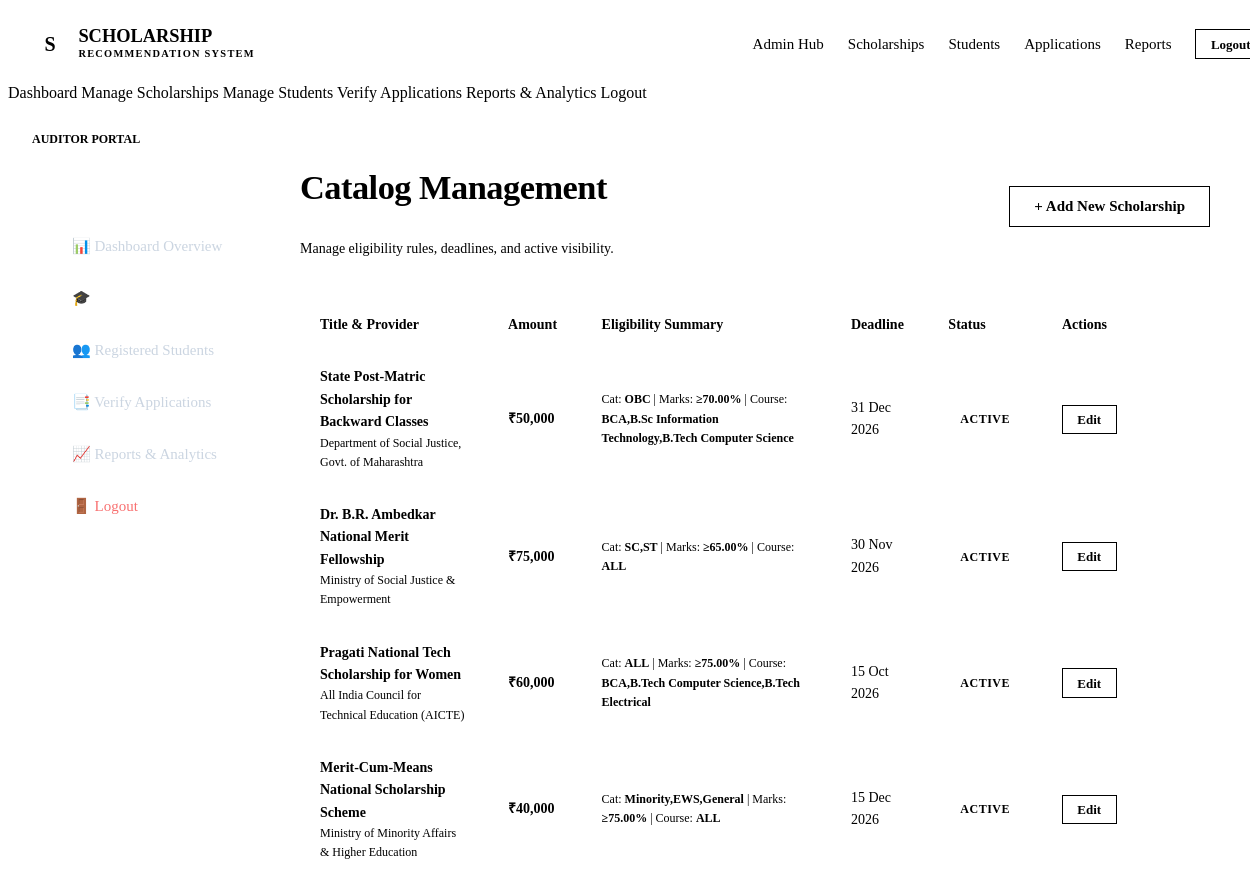
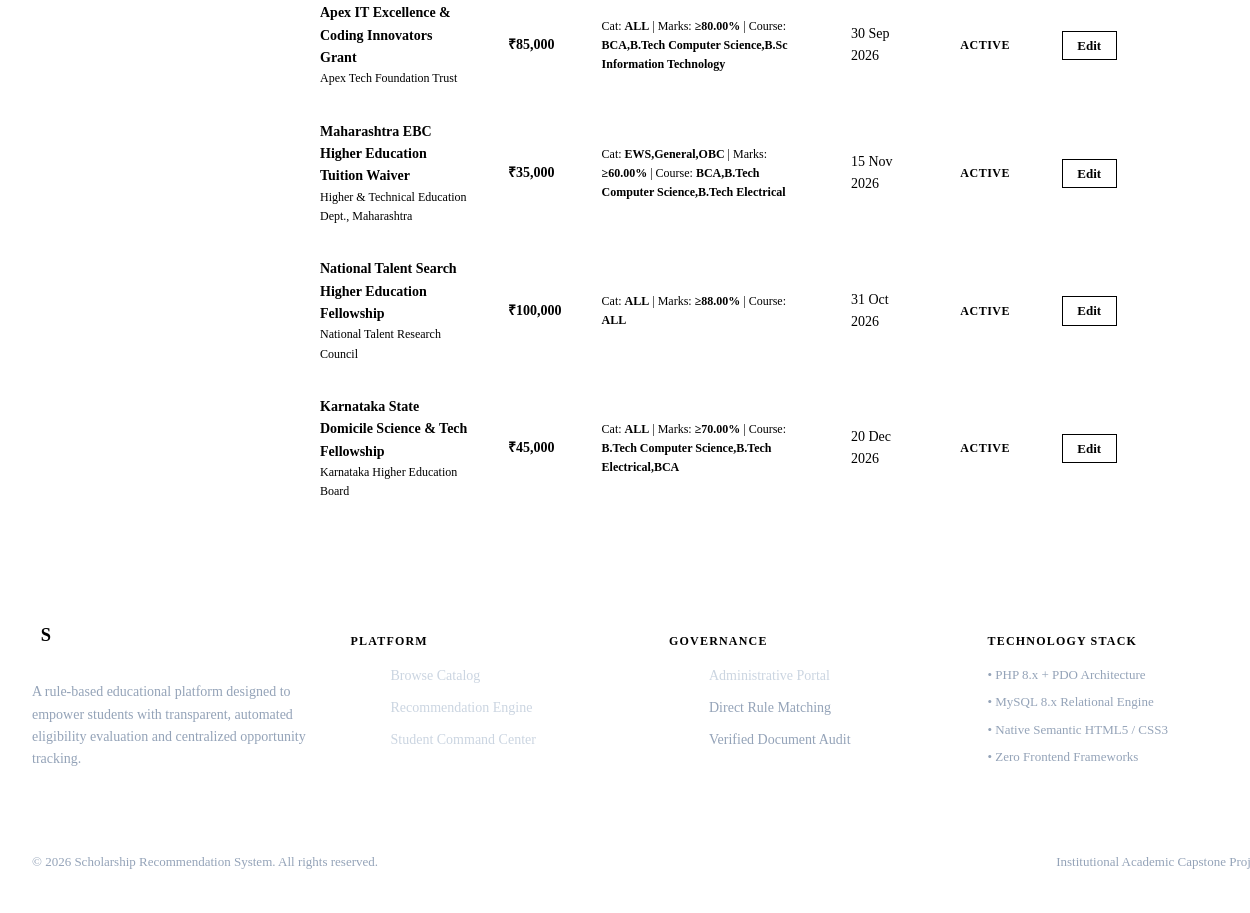
/admin/manage_scholarships.php (signed in), run on the app's committed database (2 pictures, top to bottom).
### tables this page shows
CREATE TABLE `tbl_scholarship` (
    `scholarship_id` INT AUTO_INCREMENT PRIMARY KEY,
    `title` VARCHAR(200) NOT NULL,
    `description` TEXT NOT NULL,
    `provider` VARCHAR(150) NOT NULL,
    `amount` DECIMAL(10, 2) NOT NULL,
    `category_required` VARCHAR(100) DEFAULT 'ALL',
    `max_income` DECIMAL(12, 2) NOT NULL DEFAULT 0.00,
    `min_marks` DECIMAL(5, 2) NOT NULL DEFAULT 0.00,
    `eligible_course` VARCHAR(150) DEFAULT 'ALL',
    `state_applicable` VARCHAR(100) DEFAULT 'ALL',
    `gender_applicable` ENUM('ALL', 'Male', 'Female', 'Other') DEFAULT 'ALL',
    `last_date` DATE NOT NULL,
    `status` ENUM('Active', 'Inactive', 'Archived') DEFAULT 'Active',
    `created_at` TIMESTAMP DEFAULT CURRENT_TIMESTAMP,
    `updated_at` TIMESTAMP DEFAULT CURRENT_TIMESTAMP ON UPDATE CURRENT_TIMESTAMP,
    INDEX `idx_scholarship_status` (`status`),
    INDEX `idx_scholarship_deadline` (`last_date`)
);

### includes/functions.php (called while the page is built, shortened)
<?php
function sanitize(?string $data): string {
    return htmlspecialchars(trim((string)$data), ENT_QUOTES, 'UTF-8');
}
function formatCurrency(float|int|string $amount): string {
    return '₹' . number_format((float)$amount, 0, '.', ',');
}
function formatDate(?string $dateStr, string $format = 'd M Y'): string {
    return date($format, strtotime($dateStr));
}
?>

### admin/manage_scholarships.php (the view, shortened to what this page needs)
<?php
require_once __DIR__ . '/../includes/functions.php';
$db = getDB();
$admin = getLoggedInAdmin($db);
$action = $_GET['action'] ?? 'list';
$editId = (int)($_GET['id'] ?? 0);
$editItem = null;
$stmtAll = $db->query("SELECT * FROM tbl_scholarship ORDER BY created_at DESC");
$scholarships = $stmtAll->fetchAll();
$csrf = generateCSRFToken();
include __DIR__ . '/../includes/header.php';
?>
<div class="admin-layout">
    <aside class="admin-sidebar">
        <div style="padding: 0 1.5rem 1.5rem; border-bottom: 1px solid rgba(255,255,255,0.08);">
            <div style="font-size: 0.75rem; color: var(--accent); font-weight: 700; text-transform: uppercase;">Auditor Portal</div>
            <div style="font-family: var(--font-heading); font-size: 1.25rem; font-weight: 700; color: #FFFFFF;"><?= sanitize($admin['full_name']) ?></div>
        </div>
        <ul class="admin-nav mt-2">
            <li class="admin-nav-item"><a href="dashboard.php" class="admin-nav-link">📊 Dashboard Overview</a></li>
            <li class="admin-nav-item"><a href="manage_scholarships.php" class="admin-nav-link active">🎓 Manage Scholarships</a></li>
            <li class="admin-nav-item"><a href="manage_students.php" class="admin-nav-link">👥 Registered Students</a></li>
            <li class="admin-nav-item"><a href="verify_applications.php" class="admin-nav-link">📑 Verify Applications</a></li>
            <li class="admin-nav-item"><a href="reports.php" class="admin-nav-link">📈 Reports & Analytics</a></li>
            <li class="admin-nav-item"><a href="../logout.php" class="admin-nav-link" style="color: #F87171;">🚪 Logout</a></li>
        </ul>
    </aside>
    <main class="admin-content">
        <div class="container" style="max-width: 100%; padding: 0;">
            <?php if ($action === 'create' || $action === 'edit'): ?>
                <div class="card" style="padding: 2.25rem;">
                    <div style="display: flex; justify-content: space-between; align-items: center; margin-bottom: 1.5rem; border-bottom: 1px solid var(--border-light); padding-bottom: 1rem;">
                        <h3><?= $action === 'edit' ? 'Edit Scholarship Criteria' : 'Define New Scholarship' ?></h3>
                        <a href="manage_scholarships.php" class="btn btn-secondary btn-sm">Cancel</a>
                    </div>
                    <form action="manage_scholarships.php?action=<?= $action ?>&id=<?= $editId ?>" method="POST">
                        <input type="hidden" name="csrf_token" value="<?= $csrf ?>">
                        <div class="grid grid-2">
                            <div class="form-group">
                                <label class="form-label">Scholarship Title <span class="required">*</span></label>
                                <input type="text" name="title" class="form-control" value="<?= sanitize($editItem['title'] ?? '') ?>" required>
                            </div>
                            <div class="form-group">
                                <label class="form-label">Provider Organization <span class="required">*</span></label>
                                <input type="text" name="provider" class="form-control" value="<?= sanitize($editItem['provider'] ?? '') ?>" required>
                            </div>
                        </div>
                        <div class="form-group">
                            <label class="form-label">Description & Scope <span class="required">*</span></label>
                            <textarea name="description" class="form-control form-textarea" required><?= sanitize($editItem['description'] ?? '') ?></textarea>
                        </div>
                        <div class="grid grid-3">
                            <div class="form-group">
                                <label class="form-label">Grant Amount (₹) <span class="required">*</span></label>
                                <input type="number" name="amount" class="form-control" value="<?= $editItem['amount'] ?? 50000 ?>" required>
                            </div>
                            <div class="form-group">
                                <label class="form-label">Application Deadline <span class="required">*</span></label>
                                <input type="date" name="last_date" class="form-control" value="<?= $editItem['last_date'] ?? '' ?>" required>
                            </div>
                            <div class="form-group">
                                <label class="form-label">Status</label>
                                <select name="status" class="form-select">
                                    <option value="Active" <?= ($editItem['status'] ?? '') === 'Active' ? 'selected' : '' ?>>Active</option>
                                    <option value="Inactive" <?= ($editItem['status'] ?? '') === 'Inactive' ? 'selected' : '' ?>>Inactive</option>
                                </select>
                            </div>
                        </div>
                        <h4 style="margin: 1.5rem 0 1rem; color: var(--secondary); border-top: 1px solid var(--border-light); padding-top: 1rem;">
                            Rule-Based Eligibility Parameters
                        </h4>
                        <div class="grid grid-3">
                            <div class="form-group">
                                <label class="form-label">Category Requirement</label>
                                <input type="text" name="category_required" class="form-control" value="<?= sanitize($editItem['category_required'] ?? 'ALL') ?>" placeholder="ALL or OBC,SC,ST">
                                <div class="input-help">Use 'ALL' or comma-separated categories</div>
                            </div>
                            <div class="form-group">
                                <label class="form-label">Max Family Income (₹)</label>
                                <input type="number" name="max_income" class="form-control" value="<?= $editItem['max_income'] ?? 0 ?>" placeholder="0 for no restriction">
                            </div>
                            <div class="form-group">
                                <label class="form-label">Min Marks Cutoff (%)</label>
                                <input type="number" name="min_marks" class="form-control" value="<?= $editItem['min_marks'] ?? 0 ?>" step="0.1">
                            </div>
                        </div>
                        <div class="grid grid-3">
                            <div class="form-group">
                                <label class="form-label">Eligible Courses</label>
                                <input type="text" name="eligible_course" class="form-control" value="<?= sanitize($editItem['eligible_course'] ?? 'ALL') ?>" placeholder="ALL or BCA,B.Tech Computer Science">
                            </div>
                            <div class="form-group">
                                <label class="form-label">Applicable State</label>
                                <input type="text" name="state_applicable" class="form-control" value="<?= sanitize($editItem['state_applicable'] ?? 'ALL') ?>" placeholder="ALL or Maharashtra">
                            </div>
                            <div class="form-group">
                                <label class="form-label">Gender Restriction</label>
                                <select name="gender_applicable" class="form-select">
                                    <option value="ALL" <?= ($editItem['gender_applicable'] ?? '') === 'ALL' ? 'selected' : '' ?>>All Genders</option>
                                    <option value="Female" <?= ($editItem['gender_applicable'] ?? '') === 'Female' ? 'selected' : '' ?>>Female Only</option>
                                    <option value="Male" <?= ($editItem['gender_applicable'] ?? '') === 'Male' ? 'selected' : '' ?>>Male Only</option>
                                </select>
                            </div>
                        </div>
                        <div class="mt-4">
                            <button type="submit" class="btn btn-primary btn-lg">Save Scholarship Criteria</button>
                        </div>
                    </form>
                </div>
            <?php else: ?>
                <div style="display: flex; justify-content: space-between; align-items: center; margin-bottom: 1.5rem;">
                    <div>
                        <h2>Catalog Management</h2>
                        <p class="text-sm">Manage eligibility rules, deadlines, and active visibility.</p>
                    </div>
                    <a href="manage_scholarships.php?action=create" class="btn btn-primary">+ Add New Scholarship</a>
                </div>
                <div class="card" style="padding: 0;">
                    <div class="table-responsive" style="border: none;">
                        <table class="table admin-data-table">
                            <thead>
                                <tr>
                                    <th>Title & Provider</th>
                                    <th>Amount</th>
                                    <th>Eligibility Summary</th>
                                    <th>Deadline</th>
                                    <th>Status</th>
                                    <th>Actions</th>
                                </tr>
                            </thead>
                            <tbody>
                                <?php foreach ($scholarships as $s): ?>
                                    <tr>
                                        <td>
                                            <strong><?= sanitize($s['title']) ?></strong>
                                            <div class="text-xs text-muted"><?= sanitize($s['provider']) ?></div>
                                        </td>
                                        <td><strong><?= formatCurrency($s['amount']) ?></strong></td>
                                        <td class="text-xs">
                                            Cat: <strong><?= sanitize($s['category_required']) ?></strong> |
                                            Marks: <strong>≥<?= $s['min_marks'] ?>%</strong> |
                                            Course: <strong><?= sanitize($s['eligible_course']) ?></strong>
                                        </td>
                                        <td><?= formatDate($s['last_date']) ?></td>
                                        <td>
                                            <span class="badge <?= $s['status'] === 'Active' ? 'badge-success' : 'badge-neutral' ?>">
                                                <?= $s['status'] ?>
                                            </span>
                                        </td>
                                        <td>
                                            <div style="display: flex; gap: 0.5rem;">
                                                <a href="manage_scholarships.php?action=edit&id=<?= $s['scholarship_id'] ?>" class="btn btn-secondary btn-sm">Edit</a>
                                                <a href="manage_scholarships.php?action=delete&id=<?= $s['scholarship_id'] ?>" class="btn btn-danger btn-sm" onclick="return confirm('Delete this scholarship?');">Delete</a>
                                            </div>
                                        </td>
                                    </tr>
                                <?php endforeach; ?>
                            </tbody>
                        </table>
                    </div>
                </div>
            <?php endif; ?>
        </div>
    </main>
</div>
<?php include __DIR__ . '/../includes/footer.php'; ?>

### data on the page
tbl_scholarship: title "State Post-Matric Scholarship for Backward Classes", provider "Department of Social Justice, Govt. of Maharashtra", amount "₹50,000", category_required "OBC", min_marks "70.00", eligible_course "BCA,B.Sc Information Technology,B.Tech Computer Science", last_date "31 Dec 2026", status "ACTIVE"
tbl_scholarship: title "Dr. B.R. Ambedkar National Merit Fellowship", provider "Ministry of Social Justice & Empowerment", amount "₹75,000", category_required "SC,ST", min_marks "65.00", eligible_course "ALL", last_date "30 Nov 2026", status "ACTIVE"
tbl_scholarship: title "Pragati National Tech Scholarship for Women", provider "All India Council for Technical Education (AICTE)", amount "₹60,000", category_required "ALL", min_marks "75.00", eligible_course "BCA,B.Tech Computer Science,B.Tech Electrical", last_date "15 Oct 2026", status "ACTIVE"
tbl_scholarship: title "Merit-Cum-Means National Scholarship Scheme", provider "Ministry of Minority Affairs & Higher Education", amount "₹40,000", category_required "Minority,EWS,General", min_marks "75.00", eligible_course "ALL", last_date "15 Dec 2026", status "ACTIVE"
tbl_scholarship: title "Apex IT Excellence & Coding Innovators Grant", provider "Apex Tech Foundation Trust", amount "₹85,000", category_required "ALL", min_marks "80.00", eligible_course "BCA,B.Tech Computer Science,B.Sc Information Technology", last_date "30 Sep 2026", status "ACTIVE"
tbl_scholarship: title "Maharashtra EBC Higher Education Tuition Waiver", provider "Higher & Technical Education Dept., Maharashtra", amount "₹35,000", category_required "EWS,General,OBC", min_marks "60.00", eligible_course "BCA,B.Tech Computer Science,B.Tech Electrical", last_date "15 Nov 2026", status "ACTIVE"
tbl_scholarship: title "National Talent Search Higher Education Fellowship", provider "National Talent Research Council", amount "₹100,000", category_required "ALL", min_marks "88.00", eligible_course "ALL", last_date "31 Oct 2026", status "ACTIVE"
tbl_scholarship: title "Karnataka State Domicile Science & Tech Fellowship", provider "Karnataka Higher Education Board", amount "₹45,000", category_required "ALL", min_marks "70.00", eligible_course "B.Tech Computer Science,B.Tech Electrical,BCA", last_date "20 Dec 2026", status "ACTIVE"
